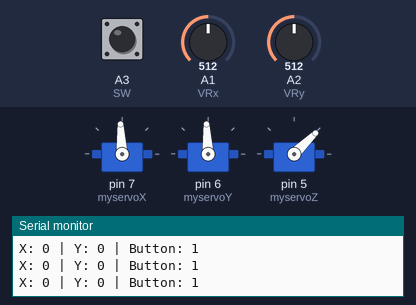
Recording of a sketch running on a simulated Arduino Uno, built with avr-gcc and run on an emulated ATmega328P. Shown: 3 × servo, the last lines printed to the serial monitor. The inputs (shaded band) are chosen by the test bench; at power-on: A1 (VRx) = 512, A2 (VRy) = 512, A3 (SW) HIGH.

Above: at 1.2 s.
1.3 s: A1 (VRx) set to 0
At 2.5 s:
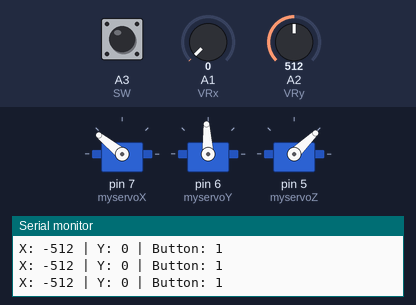
2.8 s: A2 (VRy) set to 0
At 3.1 s:
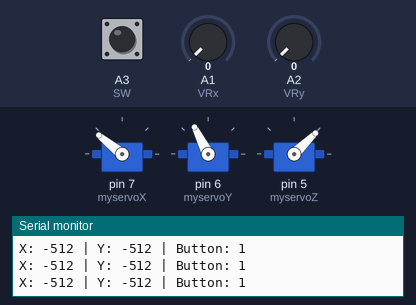
4.3 s: A3 (SW) pulled LOW for 0.15 s
At 4.44 s:
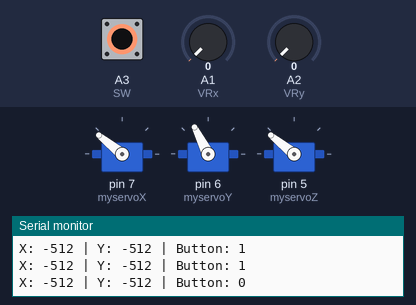
6.0 s: A1 (VRx) set to 122
At 6.9 s:
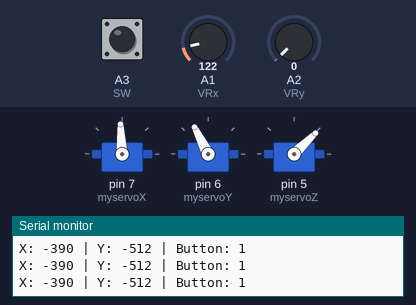
7.5 s: A2 (VRy) set to 1023
At 8.6 s:
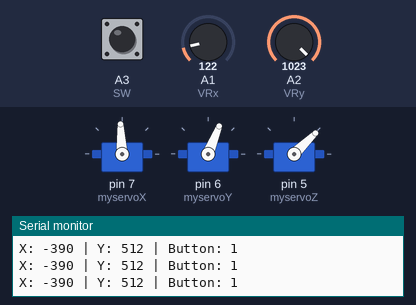
9.0 s: A3 (SW) pulled LOW for 1 s
At 9.8 s:
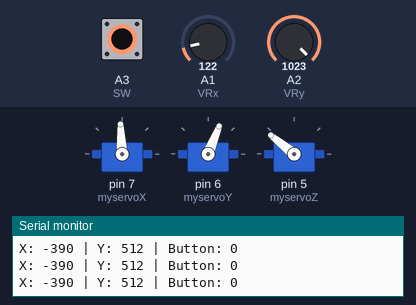
Timing chart, 0 to 12.0 s (numbered marks = the images above; inputs shaded):
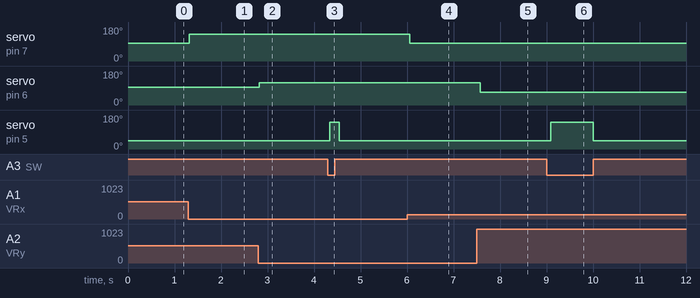

The sketch:

Head_Gun_2.0.ino
```cpp
#include <Servo.h>

Servo myservoX;
Servo myservoY;
Servo myservoZ;

int VRx = A1;
int VRy = A2;
int SW = A3;

int xPosition = 0;
int yPosition = 0;
int SW_state = 0;
int mapX = 0;
int mapY = 0;

void setup() {
  Serial.begin(9600);

  pinMode(VRx, INPUT);
  pinMode(VRy, INPUT);
  pinMode(SW, INPUT_PULLUP);

  myservoX.attach(7);
  myservoY.attach(6);
  myservoZ.attach(5);

}

void loop() {
  xPosition = analogRead(VRx);
  yPosition = analogRead(VRy);
  SW_state = digitalRead(SW);
  mapX = map(xPosition, 0, 1023, -512, 512);
  mapY = map(yPosition, 0, 1023, -512, 512);

  if(mapX == 512){
      myservoX.writeMicroseconds(1000);
    }else if(mapX == -512) {
      myservoX.writeMicroseconds(2000);
      }else{
        myservoX.writeMicroseconds(1500);
        }

         if(mapY == 512){
              myservoY.writeMicroseconds(1250);
                }else if(mapY == -512) {
                  myservoY.writeMicroseconds(1750);
                     }else{
                        myservoY.writeMicroseconds(1500);
                         }

                           if(SW_state == 1){
                            myservoZ.writeMicroseconds(1000);
                            }else {
                              myservoZ.writeMicroseconds(2000);
                              }

  Serial.print("X: ");
  Serial.print(mapX);
  Serial.print(" | Y: ");
  Serial.print(mapY);
  Serial.print(" | Button: ");
  Serial.println(SW_state);
  delay(100);
}
```

Measured:
- after the input at 1.3 s, servo on pin 7 (myservoX): 93° → 141° at once
- after the input at 2.8 s, servo on pin 6 (myservoY): 93° → 117° at once
- after the input at 4.3 s, servo on pin 5 (myservoZ): 44° → 141° at once, → 44° 0.20 s later
- after the input at 6.0 s, servo on pin 7 (myservoX): 141° → 93° after 0.06 s
- after the input at 7.5 s, servo on pin 6 (myservoY): 117° → 68° after 0.08 s
- after the input at 9.0 s, servo on pin 5 (myservoZ): 44° → 141° after 0.09 s, → 44° 0.91 s later
